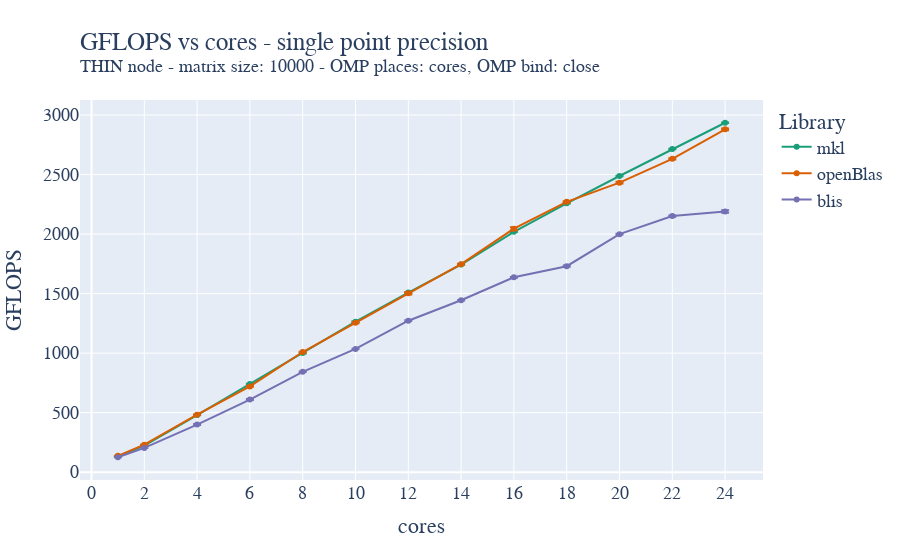

Notebook code for this chart:
### Code cell
fig = go.Figure()

fig.add_trace(go.Scatter(x=mkl_float_avg["cores"]["mean"], y=mkl_float_avg["gflops"]["mean"], name='mkl',
                         error_y=dict(
                             type="data",
                             array=mkl_float_avg["gflops"]["std"],
                             visible=True)))
fig.add_trace(go.Scatter(x=oblas_float_avg["cores"]["mean"], y=oblas_float_avg["gflops"]["mean"], name='openBlas',
                         error_y=dict(
                             type="data",
                             array=oblas_float_avg["gflops"]["std"],
                             visible=True)))
fig.add_trace(go.Scatter(x=blis_float_avg["cores"]["mean"], y=blis_float_avg["gflops"]["mean"], name='blis',
                         error_y=dict(
                             type="data",
                             array=blis_float_avg["gflops"]["std"],
                             visible=True)))
fig.update_layout(
    title=go.layout.Title(
        text="GFLOPS vs cores - single point precision<br><sup>THIN node - matrix size: 10000 - OMP places: cores, OMP bind: close</sup>",
        xref="paper",
        x=0,
    ),
    xaxis_title="cores",
    xaxis = dict(
        tickmode = 'linear',
        tick0 = '0',
        dtick = '2'
    ),
    yaxis_title="GFLOPS",
    legend_title="Library",
    font=dict(
        family="Courier New, monospace",
        size=18,
    ),
    colorway=["#1b9e77","#d95f02", "#7570b3"]
)
fig.show()
fig.write_image("/home/andres/hpc/Foundations_of_HPC_2022/Assignment/my_assignment/report/images/fixed_size_thin_float_gflops_close.pdf", height=500, width=1000)

### Figure 1 — Plotly figure (JSON) as saved in the notebook; plotly's stock layout.template omitted (floating-point values rounded to 4 significant figures)
{"data": [{"error_y": {"array": [0.2431, 4.039, 1.45, 2.127, 3.162, 4.295, 3.146, 2.244, 1.734, 2.171, 1.915, 2.291, 2.508], "type": "data", "visible": true}, "name": "mkl", "type": "scatter", "x": [1, 2, 4, 6, 8, 10, 12, 14, 16, 18, 20, 22, 24], "y": [132.0, 223.9, 479.8, 741.0, 1001.0, 1264.0, 1508.0, 1744.0, 2018.0, 2258.0, 2488.0, 2714.0, 2935.0]}, {"error_y": {"array": [0.2988, 1.606, 1.01, 2.344, 2.297, 2.654, 9.633, 2.971, 12.2, 4.86, 7.095, 5.609, 7.465], "type": "data", "visible": true}, "name": "openBlas", "type": "scatter", "x": [1, 2, 4, 6, 8, 10, 12, 14, 16, 18, 20, 22, 24], "y": [136.9, 230.7, 482.3, 720.5, 1009.0, 1254.0, 1502.0, 1747.0, 2045.0, 2271.0, 2432.0, 2632.0, 2880.0]}, {"error_y": {"array": [1.005, 1.399, 4.232, 3.89, 2.214, 1.732, 3.187, 2.679, 3.346, 5.158, 3.456, 5.443, 9.772], "type": "data", "visible": true}, "name": "blis", "type": "scatter", "x": [1, 2, 4, 6, 8, 10, 12, 14, 16, 18, 20, 22, 24], "y": [125.1, 203.8, 399.4, 610.1, 842.5, 1035.0, 1272.0, 1444.0, 1637.0, 1730.0, 2000.0, 2151.0, 2190.0]}], "layout": {"colorway": ["#1b9e77", "#d95f02", "#7570b3"], "font": {"family": "Courier New, monospace", "size": 18}, "legend": {"title": {"text": "Library"}}, "title": {"text": "GFLOPS vs cores - single point precision<br><sup>THIN node - matrix size: 10000 - OMP places: cores, OMP bind: close</sup>", "x": 0, "xref": "paper"}, "xaxis": {"dtick": "2", "tick0": "0", "tickmode": "linear", "title": {"text": "cores"}}, "yaxis": {"title": {"text": "GFLOPS"}}}}
